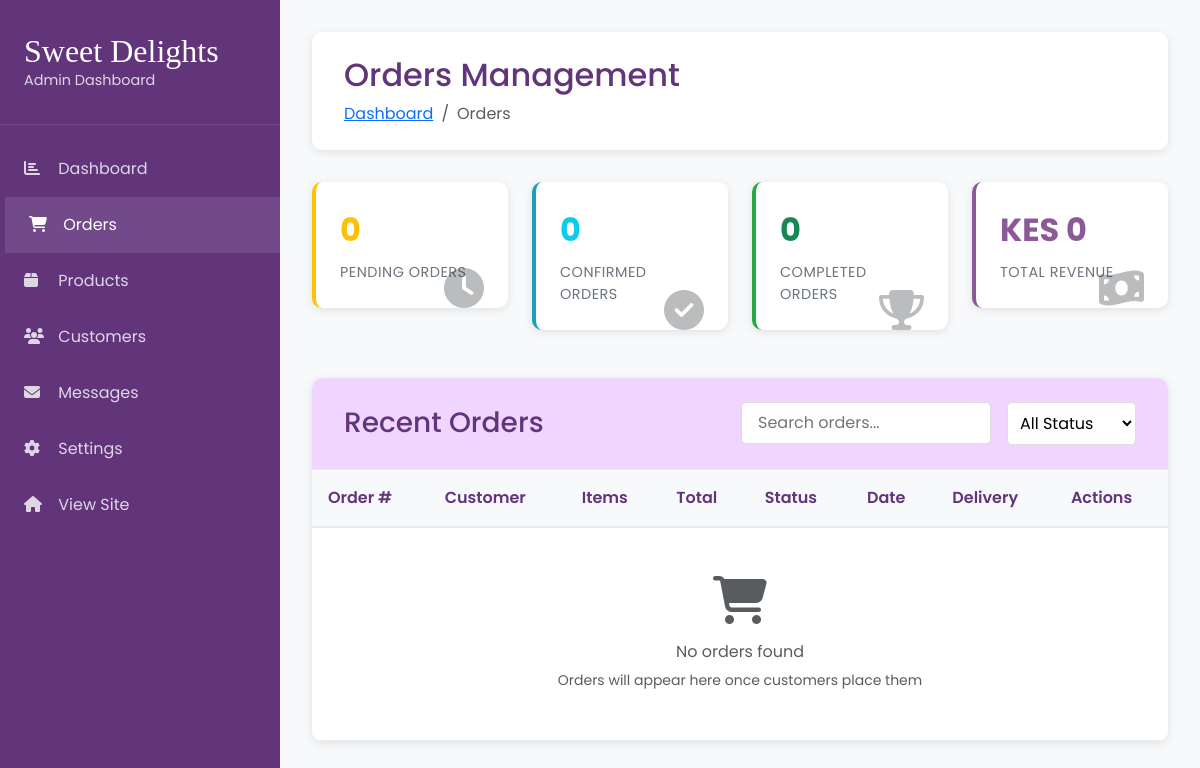
/admin-panel/orders/ (signed in), run on an earlier commit of the app's database.
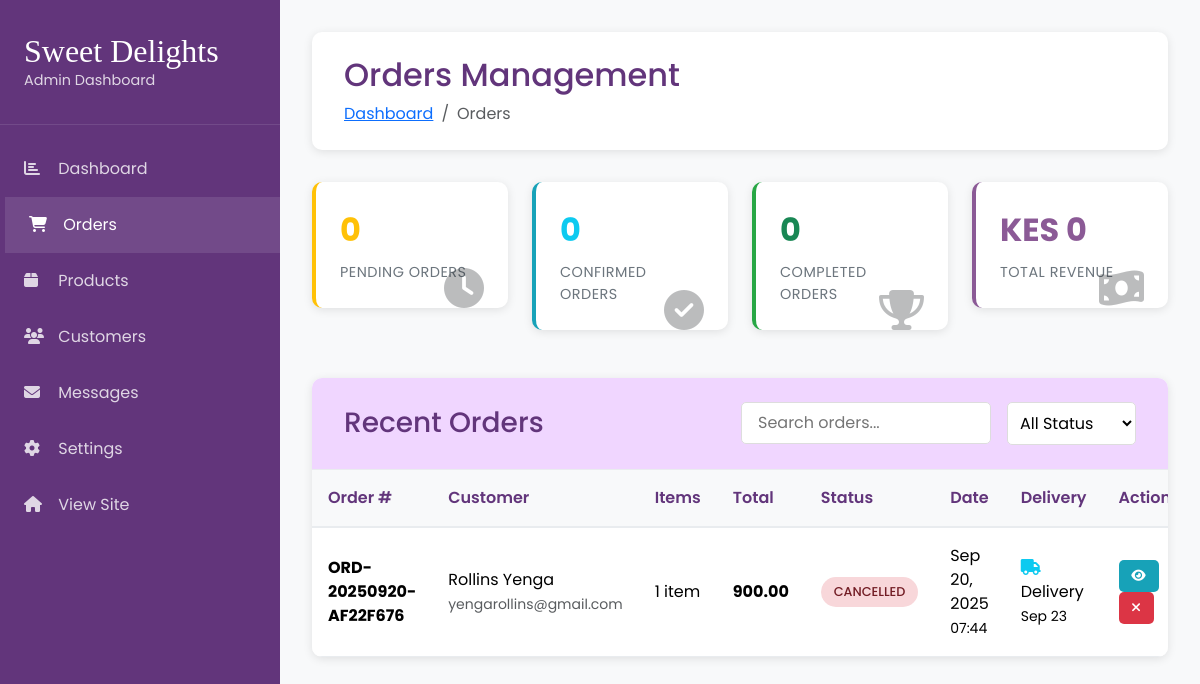
And on a later commit of the database.
### base/models.py (models this page shows, shortened)
class Order(models.Model):
    ORDER_STATUS_CHOICES = [
        ('pending', 'Pending'),
        ('confirmed', 'Confirmed'),
        ('in_progress', 'In Progress'),
        ('ready', 'Ready for Pickup'),
        ('completed', 'Completed'),
        ('cancelled', 'Cancelled'),
    ]
    customer_name = models.CharField(max_length=100)
    customer_email = models.EmailField()
    customer_phone = models.CharField(max_length=20)
    order_number = models.CharField(max_length=20, unique=True)
    status = models.CharField(max_length=20, choices=ORDER_STATUS_CHOICES, default='pending')
    total_amount = models.DecimalField(max_digits=10, decimal_places=2)
    delivery_date = models.DateTimeField()
    delivery_address = models.TextField(blank=True, help_text="Leave blank for pickup")
    special_instructions = models.TextField(blank=True)
    created_at = models.DateTimeField(auto_now_add=True)
    updated_at = models.DateTimeField(auto_now=True)
    class Meta:
        ordering = ['-created_at']
    @property
    def is_delivery(self):
        return bool(self.delivery_address.strip())

### base/admin_views.py (the view, shortened to what this page needs)
# urls.py: path('orders/', admin_views.admin_orders, name='orders'),
@staff_member_required
def admin_orders(request):
    status_filter = request.GET.get('status', '')
    search_query = request.GET.get('search', '')
    date_from = request.GET.get('date_from', '')
    date_to = request.GET.get('date_to', '')
    orders = Order.objects.select_related().prefetch_related('items__product').all()
    if status_filter:
        orders = orders.filter(status=status_filter)
    if date_from:
        orders = orders.filter(created_at__date__gte=date_from)
    if date_to:
        orders = orders.filter(created_at__date__lte=date_to)
    orders = orders.order_by('-created_at')
    paginator = Paginator(orders, 25)  # 25 orders per page
    page_number = request.GET.get('page')
    orders_page = paginator.get_page(page_number)
    stats = {
        'total_orders': orders.count(),
        'pending_orders': orders.filter(status='pending').count(),
        'confirmed_orders': orders.filter(status='confirmed').count(),
        'completed_orders': orders.filter(status='completed').count(),
        'total_revenue': orders.filter(status='completed').aggregate(
            total=Sum('total_amount'))['total'] or 0,
    }
    try:
        site_settings = SiteSettings.objects.first()
    except SiteSettings.DoesNotExist:
        site_settings = None
    context = {
        'orders': orders_page,
        'stats': stats,
        'site_settings': site_settings,
        'current_filters': {
            'status': status_filter,
            'search': search_query,
            'date_from': date_from,
            'date_to': date_to,
        }
    }
    return render(request, 'admin/orders.html', context)

### base/context_processors.py (called while the page is built)
def site_settings(request):
    try:
        settings = SiteSettings.objects.first()
    except SiteSettings.DoesNotExist:
        settings = None
    return {
        'site_settings': settings
    }

def cart_count(request):
    if request.user.is_authenticated:
        count = CartItem.objects.filter(user=request.user).count()
    else:
        cart = request.session.get('cart', {})
        count = len(cart)
    return {
        'cart_count': count
    }

def categories(request):
    return {
        'global_categories': Category.objects.filter(is_active=True)
    }

### base/templates/admin/orders.html (shortened to what the changed rows need)
<!doctype html>
{% load static %}
<html lang="en">
<head>
    <link href="https://cdn.jsdelivr.net/npm/bootstrap@5.3.3/dist/css/bootstrap.min.css" rel="stylesheet">
    <link href="https://fonts.cdnfonts.com/css/magnolia-script" rel="stylesheet">
    <link href="https://cdnjs.cloudflare.com/ajax/libs/font-awesome/6.4.0/css/all.min.css" rel="stylesheet">
</head>
<body>
    <div class="main-content">
        <div class="page-header">
            <h1>Orders Management</h1>
        </div>
        <div class="orders-container">
            <div class="table-responsive">
                <table class="table orders-table">
                    <thead>
                        <tr>
                            <th>Order #</th>
                            <th>Customer</th>
                            <th>Items</th>
                            <th>Total</th>
                            <th>Status</th>
                            <th>Date</th>
                            <th>Delivery</th>
                            <th>Actions</th>
                        </tr>
                    </thead>
                    <tbody>
                        {% for order in orders %}
                        <tr>
                            <td><strong>{{ order.order_number }}</strong></td>
                            <td>
                                <div>{{ order.customer_name }}</div>
                                <small class="text-muted">{{ order.customer_email }}</small>
                            </td>
                            <td>{{ order.items.count }} item{{ order.items.count|pluralize }}</td>
                            <td><strong>{{ order.formatted_price|default:order.total_amount }}</strong></td>
                            <td>
                                <span class="status-badge status-{{ order.status }}">
                                    {{ order.get_status_display }}
                                </span>
                            </td>
                            <td>{{ order.created_at|date:"M d, Y" }}<br><small>{{ order.created_at|time:"H:i" }}</small></td>
                            <td>
                                {% if order.is_delivery %}
                                    <i class="fas fa-truck text-info"></i> Delivery
                                {% else %}
                                    <i class="fas fa-store text-success"></i> Pickup
                                {% endif %}
                                <br><small>{{ order.delivery_date|date:"M d" }}</small>
                            </td>
                            <td>
                                <button class="action-btn btn-view" onclick="viewOrder({{ order.id }})">
                                    <i class="fas fa-eye"></i>
                                </button>
                                <button class="action-btn btn-cancel" onclick="cancelOrder({{ order.id }})">
                                    <i class="fas fa-times"></i>
                                </button>
                            </td>
                        </tr>
                        {% empty %}
                        <tr>
                            <td colspan="8" class="text-center py-5">
                                <i class="fas fa-shopping-cart fa-3x text-muted mb-3"></i>
                                <p class="text-muted mb-1">No orders found</p>
                                <small class="text-muted">Orders will appear here once customers place them</small>
                            </td>
                        </tr>
                        {% endfor %}
                    </tbody>
                </table>
            </div>
        </div>
    </div>
</body>
</html>

What changed in the data, as far as the page shows it:
added Order: order_number "ORD-20250920-AF22F676", customer_name "Rollins Yenga", customer_email "yengarollins@gmail.com", items.count "1", formatted_price "900.00", status "CANCELLED", created_at "Sep 20, 2025", created_at "07:44", shows "Delivery", delivery_date "Sep 23"
Also different on the page:
text no longer shown: "No orders found Orders will appear here once customers place them"
